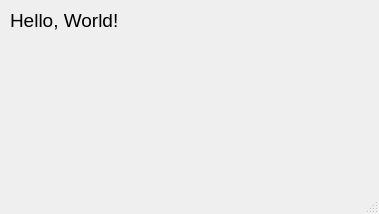
<?xml version="1.0" encoding="UTF-8"?>
<ui version="4.0">
 <class>MainWindow</class>
 <widget class="QMainWindow" name="MainWindow">
  <property name="geometry">
   <rect>
    <x>0</x>
    <y>0</y>
    <width>379</width>
    <height>214</height>
   </rect>
  </property>
  <property name="windowTitle">
   <string>MainWindow</string>
  </property>
  <widget class="QWidget" name="centralwidget">
   <widget class="QLabel" name="label">
    <property name="geometry">
     <rect>
      <x>10</x>
      <y>10</y>
      <width>111</width>
      <height>21</height>
     </rect>
    </property>
    <property name="font">
     <font>
      <pointsize>14</pointsize>
     </font>
    </property>
    <property name="text">
     <string>Hello, World!</string>
    </property>
   </widget>
  </widget>
  <widget class="QStatusBar" name="statusbar"/>
 </widget>
 <resources/>
 <connections/>
</ui>
